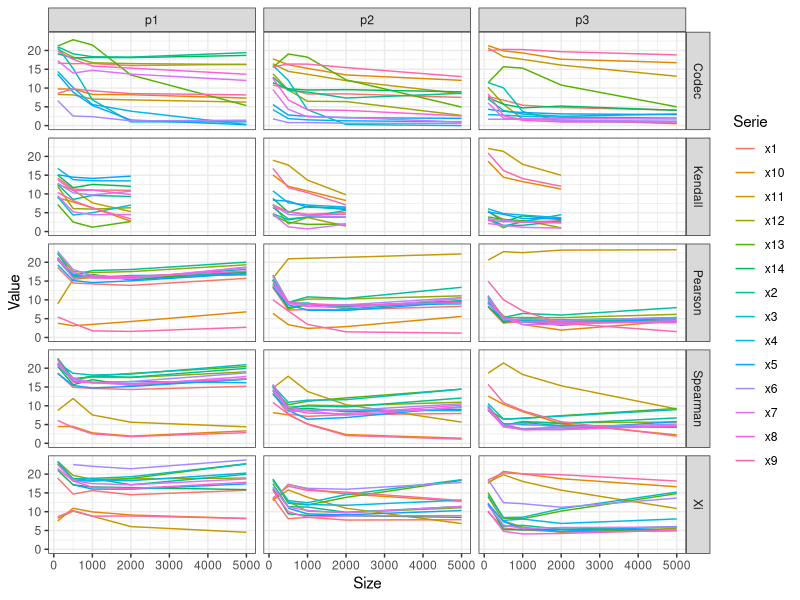

Recreate this plot in R.
### Load required packages ------------------------
library(tidyr)
library(tidyverse)
library(Metrics)

### ------------------------------------------------------
### Errors Code ------------------------------------------
### ------------------------------------------------------

# First, we get and unify the simulation results stored in the Results folder

## Association measures ---------------------------------

#### Pearson coefficient ----------------------------------------------------------------
results_pearsonB<- read_csv("Results_sim/Results_simB/Results_Pearson.csv")
results_pearsonC<- read_csv("Results_sim/Results_simC/Results_Pearson.csv")
results_pearsonC<-results_pearsonC%>%mutate(sim=sim+100)
results_pearson<-rbind(results_pearsonB,results_pearsonC)
rm(results_pearsonB,results_pearsonC)


#### Spearman coefficient  ---------------------------------------------------------
results_spearmanB<- read_csv("Results_sim/Results_simB/Results_Spearman.csv")
results_spearmanC<- read_csv("Results_sim/Results_simC/Results_Spearman.csv")
results_spearmanC<-results_spearmanC%>%mutate(sim=sim+100) #this is just to enumerate the simulations
results_spearman<-rbind(results_spearmanB,results_spearmanC)
rm(results_spearmanB,results_spearmanC)

#### Kendall Rank coefficient ------------------------------------------------
results_kendallB<- read_csv("Results_sim/Results_simB/Results_Kendall.csv")
results_kendallC<- read_csv("Results_sim/Results_simC/Results_Kendall.csv")
results_kendallC<-results_kendallC%>%mutate(sim=sim+100)
results_kendall<-rbind(results_kendallB,results_kendallC)
rm(results_kendallB,results_kendallC)


#### Chatterjee's Xi ----------------------------------------------------
results_xiB<- read_csv("Results_sim/Results_simB/Results_Chatterjee.csv")
results_xiC<- read_csv("Results_sim/Results_simC/Results_Chatterjee.csv")
results_xiC<-results_xiC%>%mutate(sim=sim+100)
results_xi<-rbind(results_xiB,results_xiC)
rm(results_xiB,results_xiC)


#### Azadkia-Chatterjee FOCI-CODEC ----------------------------------------------
results_fociB<- read_csv("Results_sim/Results_simB/Results_FOCI.csv")
results_fociC<- read_csv("Results_sim/Results_simC/Results_FOCI.csv")
results_fociC<-results_fociC%>%mutate(sim=sim+100)
results_foci<-rbind(results_fociB,results_fociC)
rm(results_fociB,results_fociC)


#### AIC & BIC ----------------------------------------------------------
results_aicB<- read_csv("Results_sim/Results_simB/Results_AIC.csv")
results_aicB<-results_aicB%>%mutate(metric="AIC")
results_aicC<- read_csv("Results_sim/Results_simC/Results_AIC.csv")
results_aicC<-results_aicC%>%mutate(sim=sim+100, metric="AIC")
results_bicB<- read_csv("Results_sim/Results_simB/Results_BIC.csv")
results_bicB<-results_bicB%>%mutate(metric="BIC")
results_bicC<- read_csv("Results_sim/Results_simC/Results_BIC.csv")
results_bicC<-results_bicC%>%mutate(sim=sim+100, metric="BIC")


results_aic<-rbind(results_aicB,results_aicC,
                   results_bicB,results_bicC)
rm(results_aicB,results_aicC,results_bicB,results_bicC)



## -----Meausing the error ----------------

# Real value of the parameters
real_values <- c(5,1,2,3, 4, 2, 2,2,24,24,24,1,3,3)
names(real_values) <- c("x1",
                           "x2",
                           "x3",
                           "x4",
                           "x5",
                           "x6",
                           "x7",
                           "x8",
                           "x9",
                           "x10",
                           "x11",
                           "x12",
                           "x13",
                           "x14")




# Add the real parameter values to the table
results_pearson <- results_pearson %>%
  mutate(sim_value = real_values[as.character(serie)])
results_spearman <- results_spearman %>%
  mutate(sim_value = real_values[as.character(serie)])
results_kendall <- results_kendall %>%
  mutate(sim_value = real_values[as.character(serie)])
results_xi <- results_xi %>%
  mutate(sim_value = real_values[as.character(serie)])
results_foci <- results_foci %>%
  mutate(sim_value = real_values[as.character(serie)])
results_aic <- results_aic %>%
  mutate(sim_value = real_values[as.character(serie)])


#### ----------------- Root Mean Squared Error (RMSE) ----------------------- 
results_rmsePearson <- results_pearson %>%
  group_by(size, serie) %>%
  summarise(
    RMSE_p1 = rmse(p1, sim_value),
    RMSE_p2 = rmse(p2, sim_value),
    RMSE_p3 = rmse(p3, sim_value),
    .groups = "drop"
  ) %>%
  ungroup()

results_rmseSpearman <- results_spearman %>%
  group_by(size, serie) %>%
  summarise(
    RMSE_p1 = rmse(p1, sim_value),
    RMSE_p2 = rmse(p2, sim_value),
    RMSE_p3 = rmse(p3, sim_value),
    .groups = "drop"
  ) %>%
  ungroup()

results_rmseKendall <- results_kendall %>%
  group_by(size, serie) %>%
  summarise(
    RMSE_p1 = rmse(p1, sim_value),
    RMSE_p2 = rmse(p2, sim_value),
    RMSE_p3 = rmse(p3, sim_value),
    .groups = "drop"
  ) %>%
  ungroup()

results_rmseXi <- results_xi %>%
  group_by(size, serie) %>%
  summarise(
    RMSE_p1 = rmse(p1, sim_value),
    RMSE_p2 = rmse(p2, sim_value),
    RMSE_p3 = rmse(p3, sim_value),
    .groups = "drop"
  ) %>%
  ungroup()

results_rmseCodec <- results_foci %>%
  group_by(size, serie) %>%
  summarise(
    RMSE_p1 = rmse(p1, sim_value),
    RMSE_p2 = rmse(p2, sim_value),
    RMSE_p3 = rmse(p3, sim_value),
    .groups = "drop"
  ) %>%
  ungroup()

results_rmseAIC<- results_aic %>%
  group_by(size, serie,metric) %>%
  summarise(
    RMSE_p1 = rmse(p1, sim_value),
    .groups = "drop"
  ) %>%
  ungroup()

#### -------- Mean Absolute Error (MAE) -----------

results_maePearson <- results_pearson %>%
  group_by(size, serie) %>%
  summarise(
    MAE_p1 = mae(p1, sim_value),
    MAE_p2 = mae(p2, sim_value),
    MAE_p3 = mae(p3, sim_value),
    .groups = "drop"
  ) %>%
  ungroup()

results_maeSpearman <- results_spearman %>%
  group_by(size, serie) %>%
  summarise(
    MAE_p1 = mae(p1, sim_value),
    MAE_p2 = mae(p2, sim_value),
    MAE_p3 = mae(p3, sim_value),
    .groups = "drop"
  ) %>%
  ungroup()

results_maeKendall <- results_kendall %>%
  group_by(size, serie) %>%
  summarise(
    MAE_p1 = mae(p1, sim_value),
    MAE_p2 = mae(p2, sim_value),
    MAE_p3 = mae(p3, sim_value),
    .groups = "drop"
  ) %>%
  ungroup()

results_maeXi <- results_xi %>%
  group_by(size, serie) %>%
  summarise(
    MAE_p1 = mae(p1, sim_value),
    MAE_p2 = mae(p2, sim_value),
    MAE_p3 = mae(p3, sim_value),
    .groups = "drop"
  ) %>%
  ungroup()

results_maeCodec <- results_foci %>%
  group_by(size, serie) %>%
  summarise(
    MAE_p1 = mae(p1, sim_value),
    MAE_p2 = mae(p2, sim_value),
    MAE_p3 = mae(p3, sim_value),
    .groups = "drop"
  ) %>%
  ungroup()

results_maeAIC <- results_aic %>%
  group_by(size, serie,metric) %>%
  summarise(
    MAE_p = mae(p1, sim_value),
    .groups = "drop"
  ) %>%
  ungroup()


#### -------- Median Absolute Deviation (MAD) -------
results_madPearson <- results_pearson %>%
  group_by(size, serie) %>%
  summarise(
    MAD_p1 = mad(p1, sim_value),
    MAD_p2 = mad(p2, sim_value),
    MAD_p3 = mad(p3, sim_value),
    .groups = "drop"
  ) %>%
  ungroup()


results_madSpearman <- results_spearman %>%
  group_by(size, serie) %>%
  summarise(
    MAD_p1 = mad(p1, sim_value),
    MAD_p2 = mad(p2, sim_value),
    MAD_p3 = mad(p3, sim_value),
    .groups = "drop"
  ) %>%
  ungroup()

results_madKendall <- results_kendall %>%
  group_by(size, serie) %>%
  summarise(
    MAD_p1 = mad(p1, sim_value),
    MAD_p2 = mad(p2, sim_value),
    MAD_p3 = mad(p3, sim_value),
    .groups = "drop"
  ) %>%
  ungroup()

results_madXi <- results_xi %>%
  group_by(size, serie) %>%
  summarise(
    MAD_p1 = mad(p1, sim_value),
    MAD_p2 = mad(p2, sim_value),
    MAD_p3 = mad(p3, sim_value),
    .groups = "drop"
  ) %>%
  ungroup()

results_madCodec <- results_foci %>%
  group_by(size, serie) %>%
  summarise(
    MAD_p1 = mad(p1, sim_value),
    MAD_p2 = mad(p2, sim_value),
    MAD_p3 = mad(p3, sim_value),
    .groups = "drop"
  ) %>%
  ungroup()


results_madAIC <- results_aic %>%
  group_by(size, serie,metric) %>%
  summarise(
    MAD_p1 = mad(p1, sim_value),
    .groups = "drop"
  ) %>%
  ungroup()

### --------- Plots of errors -------------------------

## Unifying the rmse error for all coefficients
results_rmseCodec$Coefficient<-"Codec"
results_rmseKendall$Coefficient<-"Kendall"
results_rmsePearson$Coefficient<-"Pearson"
results_rmseSpearman$Coefficient<-"Spearman"
results_rmseXi$Coefficient<-"Xi"
resultsRMSE<-rbind(results_rmsePearson,results_rmseSpearman,results_rmseKendall,results_rmseXi,results_rmseCodec)

## Now, unifying the MAE
results_maeCodec$Coefficient<-"Codec"
results_maeKendall$Coefficient<-"Kendall"
results_maePearson$Coefficient<-"Pearson"
results_maeSpearman$Coefficient<-"Spearman"
results_maeXi$Coefficient<-"Xi"
resultsMAE<-rbind(results_maePearson,results_maeSpearman,results_maeXi,results_maeCodec)

## Finally, unifying the MAD
results_madCodec$Coefficient<-"Codec"
results_madKendall$Coefficient<-"Kendall"
results_madPearson$Coefficient<-"Pearson"
results_madSpearman$Coefficient<-"Spearman"
results_madXi$Coefficient<-"Xi"
resultsMAD<-rbind(results_madPearson,results_madSpearman,results_madXi,results_madCodec)

##Now, unifying the errors
resultsRMSE$Error<-"RMSE"
resultsMAE$Error<-"MAE"
resultsMAD$Error<-"MAD"
colnames(resultsRMSE)<-c("Size","Serie","p1","p2","p3","Coefficient","Error")
colnames(resultsMAE)<-colnames(resultsMAD)<-colnames(resultsRMSE)
Errors<-rbind(resultsRMSE,resultsMAE,resultsMAD)

Errors <- tidyr::pivot_longer(Errors, cols = c(p1,p2,p3), names_to = "Estimator", values_to = "Value")



ggplot(data=Errors[Errors$Error=="RMSE",], aes(x=as.numeric(Size), y=Value,colour = Serie)) +
  #theme_bw()+
  geom_line()+
  facet_grid(Coefficient~Estimator,scales="fixed")+
  xlab("Size")+theme_bw()
theme(legend.position = "none")
